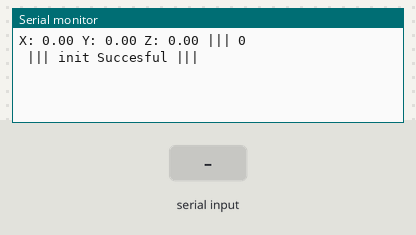
A sketch run on a simulated Arduino Uno, built with avr-gcc and run on an emulated ATmega328P. Shown: the last lines printed to the serial monitor. The inputs (shaded band) are chosen by the test bench.

Above: at 1.7 s.
1.8 s: "1" received over the second serial link
At 3.0 s:
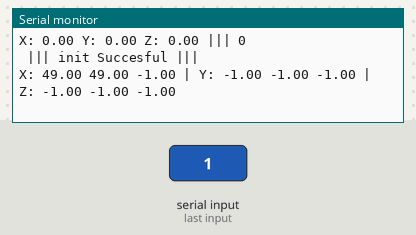
3.3 s: "0" received over the second serial link
At 4.1 s:
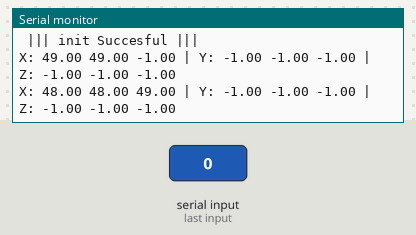
4.8 s: "2" received over the second serial link
At 5.3 s:
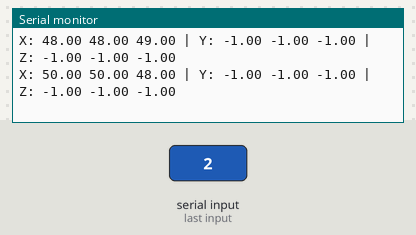

Measured:
- after the input at 1.8 s, the serial monitor: prints a new line at once (image 1)
- after the input at 3.3 s, the serial monitor: prints a new line at once (image 2)
- after the input at 4.8 s, the serial monitor: prints a new line at once (image 3)

The sketch:

moving_average_filter.ino
```cpp
#include<AltSoftSerial.h>
AltSoftSerial altSerial;

double X_Axis[4] = {0.0,};
double Y_Axis[4] = {0.0,};
double Z_Axis[4] = {0.0,};

int init_check = 1;
boolean initSucces = false;

void setup() {
  Serial.begin(19200);
  altSerial.begin(19200);
  while (initSucces == false)
    initialize();
  Serial.println(" ||| init Succesful ||| ");
  delay(500);
}

void loop() {
  while (altSerial.available()) {
bye:
    X_Axis[0] = altSerial.read();
    Y_Axis[0] = altSerial.read();
    Z_Axis[0] = altSerial.read();
    double sum = X_Axis[0] + Y_Axis[0] + Z_Axis[0];
    int checksum = CheckSum(sum);
    if (checksum != 0)
      goto bye;

    MAF(X_Axis[0], Y_Axis[0], Z_Axis[0]);
    //altprint(checksum, 3);
    altAllprint();
  }
}

void MAF(double X, double Y, double Z) {
  X_Axis[2] = X_Axis[1];
  X_Axis[1] = X_Axis[0];
  X_Axis[0] = X;
  for (int i = 0; i < 3; i++)
    X_Axis[3] += X_Axis[i];
  X_Axis[3] /= 3;

  Y_Axis[2] = Y_Axis[1];
  Y_Axis[1] = Y_Axis[0];
  Y_Axis[0] = Y;
  for (int i = 0; i < 3; i++)
    Y_Axis[3] += Y_Axis[i];
  Y_Axis[3] /= 3;

  Z_Axis[2] = Z_Axis[1];
  Z_Axis[1] = Z_Axis[0];
  Z_Axis[0] = Z;
  for (int i = 0; i < 3; i++)
    Z_Axis[3] += Z_Axis[i];
  Z_Axis[3] /= 3;
}


void altAllprint() {
  Serial.print("X: "); Serial.print(X_Axis[0]); Serial.print(" ");
  Serial.print(X_Axis[1]); Serial.print(" "); Serial.print(X_Axis[2]);
  Serial.print(" | Y: "); Serial.print(Y_Axis[0]); Serial.print(" ");
  Serial.print(Y_Axis[1]); Serial.print(" "); Serial.print(Y_Axis[2]);
  Serial.print(" | Z: "); Serial.print(Z_Axis[0]); Serial.print(" ");
  Serial.print(Z_Axis[1]); Serial.print(" "); Serial.println(Z_Axis[2]);
}

int CheckSum(int sum) {
  int temp = sum & 0xFF;
  temp = ~temp + 1;
  sum = temp + sum;
  sum = sum & 0xFF;
  return sum;
}

void initialize() {
  if (init_check < 3) {
    X_Axis[init_check] = altSerial.read();
    Y_Axis[init_check] = altSerial.read();
    Z_Axis[init_check] = altSerial.read();
    init_check++;
    altprint(0, init_check);
  }
  if (init_check == 2)
    initSucces = true;

}

void altprint(int checksum, int i) {
  Serial.print("X: "); Serial.print(X_Axis[i]);
  Serial.print(" Y: "); Serial.print(Y_Axis[i]);
  Serial.print(" Z: "); Serial.print(Z_Axis[i]);
  Serial.print(" ||| "); Serial.println(checksum);
}
```
